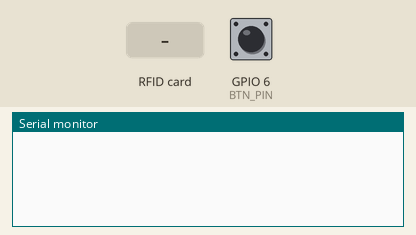
This sketch was run on a simulated ESP32-S3. On the bench: the last lines printed to the serial monitor. The test bench sets the inputs (shaded band); at power-on: GPIO 6 (BTN_PIN) HIGH. WiFi joins after 1.5 s; servers stay silent unless stated; uploads are accepted with an empty reply.

Above: at 1.2 s.
1.3 s: RFID card 12 34 56 78 held to the reader
At 2.3 s:
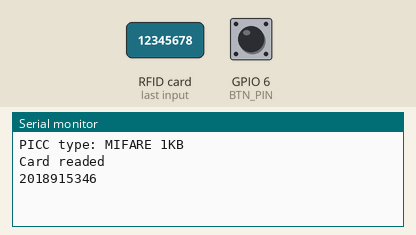
2.8 s: RFID card 12 34 56 78 held to the reader
At 3.9 s:
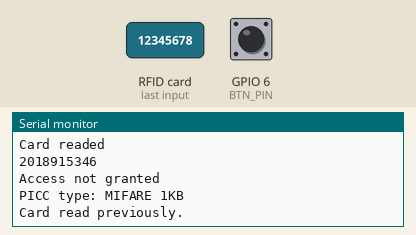

Measured:
- after the input at 1.3 s, the serial monitor: prints a new line at once (image 1)
- after the input at 2.8 s, the serial monitor: prints a new line after 0.22 s (image 2)

The sketch:

rfid_reader.ino
```cpp
#include <SPI.h>
#include <MFRC522.h>
#include <ArduinoJson.h>
#include <HTTPClient.h>
#include <WiFiMulti.h>

#define SS_PIN 3
#define RST_PIN 5
#define BTN_PIN 6

const char *AP_SSID = "MikroTik123";
const char *AP_PWD = "12345678";

MFRC522 rfid(SS_PIN, RST_PIN);
WiFiMulti wifiMulti;

MFRC522::MIFARE_Key key;


byte nuidPICC[4];

void setup(){
  Serial.begin(9600);
  SPI.begin(); // start SPI bus
  rfid.PCD_Init(); // start MFRC522

  for(byte i = 0; i < 6; i++){
    key.keyByte[i] = 0xFF;
  }

  pinMode(BTN_PIN, INPUT_PULLUP);
  wifiMulti.addAP(AP_SSID, AP_PWD);
}


void loop(){

  // reset the main loop if new card is present
  if(!rfid.PICC_IsNewCardPresent())
    return;

  // verify if NUID has been readed
  if(!rfid.PICC_ReadCardSerial())
    return;

  Serial.print(F("PICC type: "));
  MFRC522::PICC_Type piccType = rfid.PICC_GetType(rfid.uid.sak);
  Serial.println(rfid.PICC_GetTypeName(piccType));

  // check if the PICC of Classic MIFARE type
  if (piccType != MFRC522::PICC_TYPE_MIFARE_MINI &&
    piccType != MFRC522::PICC_TYPE_MIFARE_1K &&
    piccType != MFRC522::PICC_TYPE_MIFARE_4K) {
    Serial.println(F("Your tag is not of type MIFARE Classic."));
    return;
  }

  if (rfid.uid.uidByte[0] != nuidPICC[0] ||
    rfid.uid.uidByte[1] != nuidPICC[1] ||
    rfid.uid.uidByte[2] != nuidPICC[2] ||
    rfid.uid.uidByte[3] != nuidPICC[3] ) {

    readCard();

    if(digitalRead(BTN_PIN)== LOW){

      if(addCard())
        Serial.println("Card Added");
      else
        Serial.println("Error Adding");

    }else{
      if(checkIsValid())
        Serial.println("Access granted");
      else
        Serial.println("Access not granted");
    }


  }else Serial.println(F("Card read previously."));

  // Halt PICC
  rfid.PICC_HaltA();

  // Stop encryption on PCD
  rfid.PCD_StopCrypto1();
}

bool checkIsValid(){
  int value;
  memcpy(&value, nuidPICC, sizeof(int));

  Serial.println(value);
  String serverName = "http://192.168.89.2:8081/checkRFID";
  if (wifiMulti.run() == WL_CONNECTED) {

    HTTPClient http;
    String serverPath = serverName;
    http.begin(serverName);

    http.addHeader("Content-Type", "application/json");
    StaticJsonDocument<200> doc;
    doc["rfid"] = value;
    String requestBody;
    serializeJson(doc, requestBody);

    int httpResponseCode = http.POST(requestBody);

    if (httpResponseCode>0) {
        String payload = "{}";
        payload = http.getString();
        if(payload == "true")
          return true;
    }
      http.end();

  }else {
      Serial.println("WiFi Disconnected");
  }
  return false;
}

bool addCard(){
  int value;
  memcpy(&value, nuidPICC, sizeof(int));
  String serverName = "http://192.168.89.2:8081/sendRFID";
  HTTPClient http;
  http.begin(serverName);

  http.addHeader("Content-Type", "application/json");
  StaticJsonDocument<200> doc;
  doc["rfid"] = value;
  String requestBody;
  serializeJson(doc, requestBody);

  int httpResponseCode = http.POST(requestBody);

  if (httpResponseCode>0){
     return true;
  }
      http.end();

  Serial.println("WiFi Disconnected");
  return false;
}

void readCard(){
  for (byte i = 0; i < 4; i++)
    nuidPICC[i] = rfid.uid.uidByte[i];

  Serial.println("Card readed");
}

void printDec(byte *buffer, byte bufferSize) {
  for (byte i = 0; i < bufferSize; i++) {
    Serial.print(buffer[i] < 0x10 ? " 0" : " ");
    Serial.print(buffer[i], DEC);
  }
}
```
